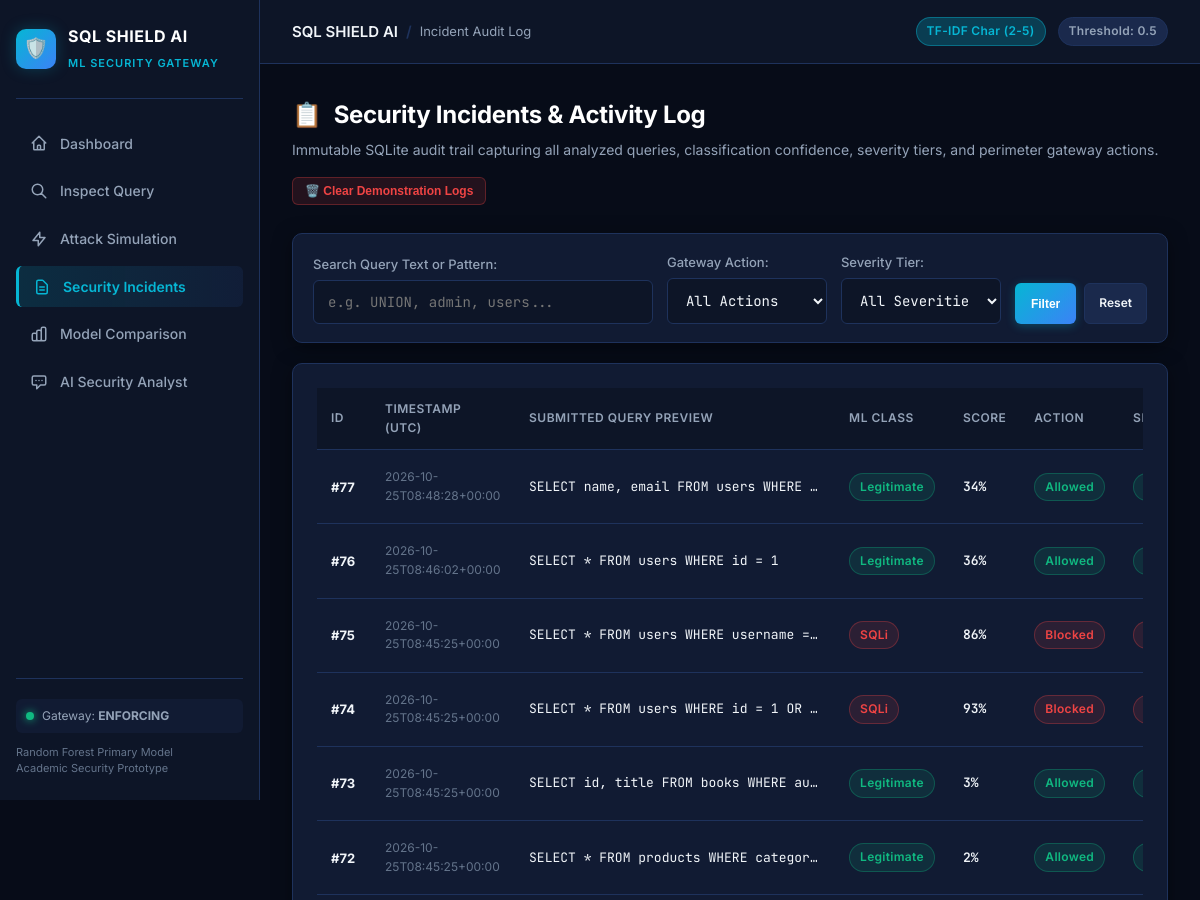
Page /incidents (upper part) on the earlier database version.
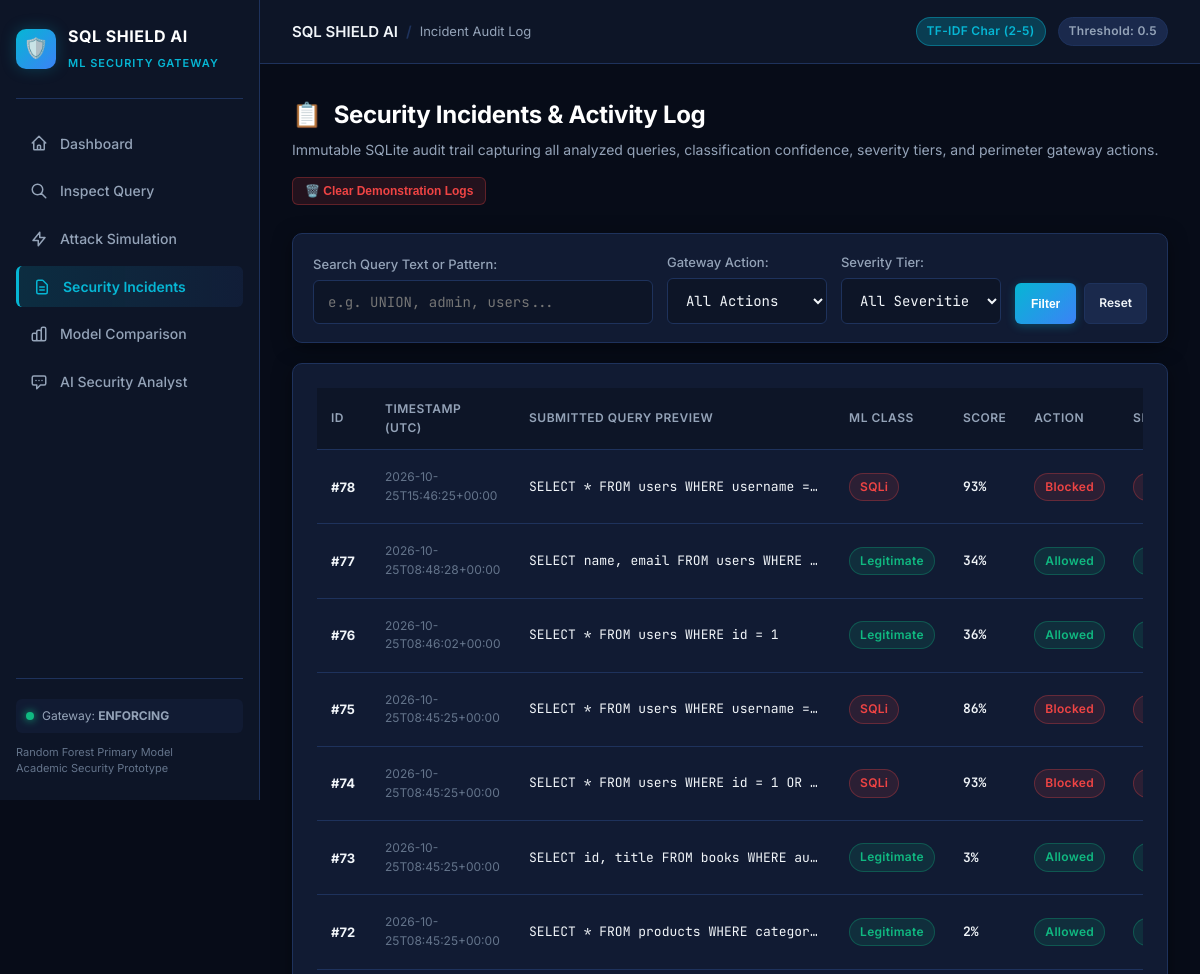
Same page on the later database version.
### tables this page shows
CREATE TABLE incidents (
    id INTEGER PRIMARY KEY AUTOINCREMENT,
    timestamp TEXT NOT NULL,
    submitted_input TEXT NOT NULL,
    predicted_class TEXT NOT NULL,
    model_used TEXT NOT NULL,
    score REAL,
    action_taken TEXT NOT NULL,
    severity TEXT NOT NULL,
    explanation TEXT,
    mitigation TEXT
);

### app.py (the view)
@app.get("/incidents")
def incidents_page():
    action = request.args.get("action")
    severity = request.args.get("severity")
    search = request.args.get("search")
    incidents_list = list_incidents(limit=150, action=action, severity=severity, search=search)
    stats = get_stats()
    return render_template(
        "incidents.html",
        active="incidents",
        incidents=incidents_list,
        stats=stats,
        current_action=action or "",
        current_severity=severity or "",
        current_search=search or "",
        config=config,
    )

### database/db.py (called while the page is built)
def get_connection():
    conn = sqlite3.connect(DB_PATH)
    conn.row_factory = sqlite3.Row
    return conn

def list_incidents(limit=100, action=None, severity=None, search=None):
    query = "SELECT * FROM incidents WHERE 1=1"
    params = []
    if action:
        query += " AND action_taken = ?"
        params.append(action)
    if severity:
        query += " AND severity = ?"
        params.append(severity)
    if search:
        query += " AND (submitted_input LIKE ? OR explanation LIKE ?)"
        wildcard = f"%{search}%"
        params.extend([wildcard, wildcard])
    query += " ORDER BY id DESC LIMIT ?"
    params.append(int(limit))
    with get_connection() as conn:
        rows = conn.execute(query, params).fetchall()
        return [dict(r) for r in rows]

### templates/incidents.html (shortened to what this page needs)
{% extends "base.html" %}
{% block breadcrumb %}Incident Audit Log{% endblock %}
{% block content %}
<div class="page-header" style="display:flex; justify-content:space-between; align-items:flex-end; flex-wrap:wrap; gap:16px;">
  <div>
    <h1 class="page-title">
      <span>📋</span> Security Incidents & Activity Log
    </h1>
    <p class="page-subtitle">
      Immutable SQLite audit trail capturing all analyzed queries, classification confidence, severity tiers, and perimeter gateway actions.
    </p>
  </div>
  <div style="display:flex; gap:10px;">
    <button class="btn btn-danger btn-sm" onclick="openModal('clear-logs-modal')">
      🗑️ Clear Demonstration Logs
    </button>
  </div>
</div>
<div class="card" style="margin-bottom: 20px; padding: 18px 20px;">
  <form method="GET" action="/incidents" style="display:flex; gap:14px; flex-wrap:wrap; align-items:flex-end;">
    <div style="flex:1; min-width:240px;">
      <label class="form-label" style="margin-bottom:6px;">Search Query Text or Pattern:</label>
      <input type="text" name="search" class="form-control" placeholder="e.g. UNION, admin, users..." value="{{ current_search }}">
    </div>
    <div style="width:160px;">
      <label class="form-label" style="margin-bottom:6px;">Gateway Action:</label>
      <select name="action" class="form-control">
        <option value="" {{ 'selected' if not current_action else '' }}>All Actions</option>
      </select>
    </div>
    <div style="width:160px;">
      <label class="form-label" style="margin-bottom:6px;">Severity Tier:</label>
      <select name="severity" class="form-control">
        <option value="" {{ 'selected' if not current_severity else '' }}>All Severities</option>
      </select>
    </div>
    <div style="display:flex; gap:8px;">
      <button type="submit" class="btn btn-primary btn-sm" style="padding:10px 16px;">Filter</button>
      <a href="/incidents" class="btn btn-secondary btn-sm" style="padding:10px 14px;">Reset</a>
    </div>
  </form>
</div>
<div class="card">
  {% if incidents %}
  <div class="table-responsive">
    <table class="data-table">
      <thead>
        <tr>
          <th>ID</th>
          <th>Timestamp (UTC)</th>
          <th>Submitted Query Preview</th>
          <th>ML Class</th>
          <th>Score</th>
          <th>Action</th>
          <th>Severity</th>
        </tr>
      </thead>
      <tbody>
        {% for inc in incidents %}
        <tr>
          <td style="font-weight: 700;">#{{ inc.id }}</td>
          <td style="color:var(--text-muted); font-size:12px;">{{ inc.timestamp }}</td>
          <td class="code-cell" title="{{ inc.submitted_input }}">{{ inc.submitted_input }}</td>
          <td>
            <span class="badge {{ 'badge-block' if inc.predicted_class == 'SQLi' else 'badge-allow' }}">
              {{ inc.predicted_class }}
            </span>
          </td>
          <td style="font-family:var(--font-mono); font-weight:600;">
            {{ (inc.score * 100)|round|int }}%
          </td>
          <td>
            <span class="badge {{ 'badge-block' if inc.action_taken == 'Blocked' else 'badge-allow' }}">
              {{ inc.action_taken }}
            </span>
          </td>
          <td>
            <span class="badge {{ 'badge-block' if inc.severity == 'High' else ('badge-warn' if inc.severity == 'Medium' else 'badge-allow') }}">
            </span>
          </td>
        </tr>
        {% endfor %}
      </tbody>
    </table>
  </div>
  {% endif %}
</div>
{% endblock %}

Differences in the rows shown:
added incidents: id "78", timestamp "2026-10-25T15:46:25+00:00", submitted_input "SELECT * FROM users WHERE username =…", predicted_class "SQLi", (inc.score*100)|round|int "93", action_taken "Blocked", severity "High" (drawn)
